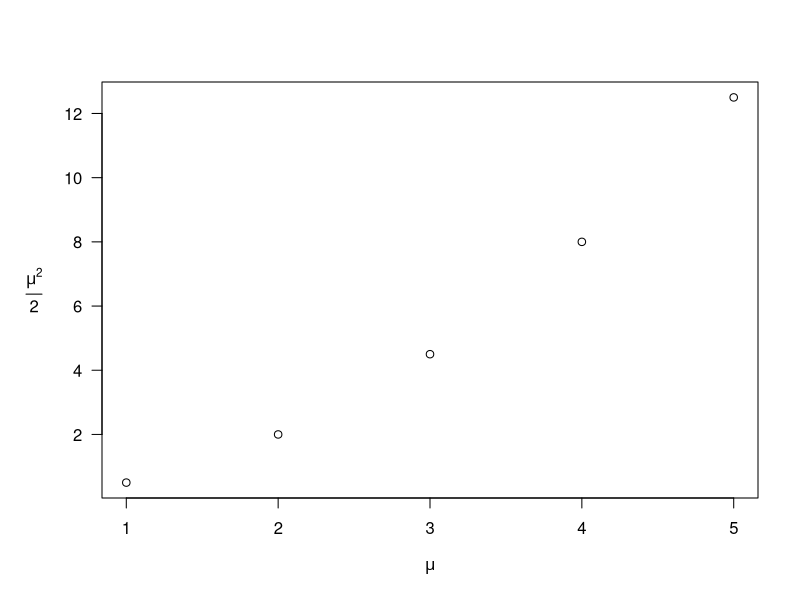

This figure's R source:
## ---- chunk 1
mu <- 1:5
opar <- par(mar = par()$mar + c(0, 1, 0, 0))
plot(mu, mu ^ 2 / 2, xlab = expression(mu), ylab = "", yaxt = "n")
axis(2, las = 1)
mtext(expression(frac(mu ^ 2, 2)), side = 2, line = 3, las = 1)
